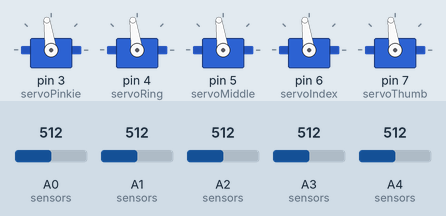
Recording of a sketch running on a simulated Arduino Uno, built with avr-gcc and run on an emulated ATmega328P. Parts: 5 × servo. Inputs (shaded band) come from the test bench; at power-on: A0 (sensors) = 512, A1 (sensors) = 512, A2 (sensors) = 512, A3 (sensors) = 512, A4 (sensors) = 512.

Above: at 1.2 s.
1.3 s: A0 (sensors) set to 306
At 1.5 s:
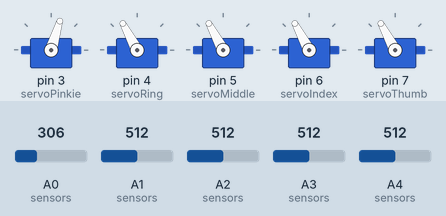
4.3 s: A1 (sensors) set to 306
7.3 s: A2 (sensors) set to 306
At 7.54 s:
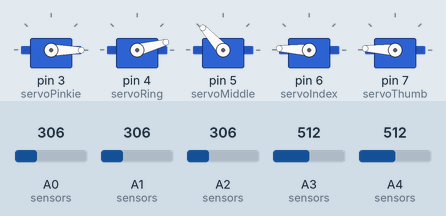
10.3 s: A3 (sensors) set to 306
At 10.56 s:
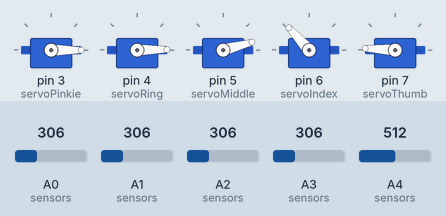
13.3 s: A4 (sensors) set to 306
At 13.58 s:
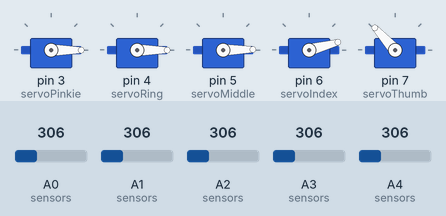
16.3 s: A0 (sensors) set to 404
19.3 s: A0 (sensors) set to 422
Timing chart, 0 to 47.3 s (numbered marks = the images above; inputs shaded):
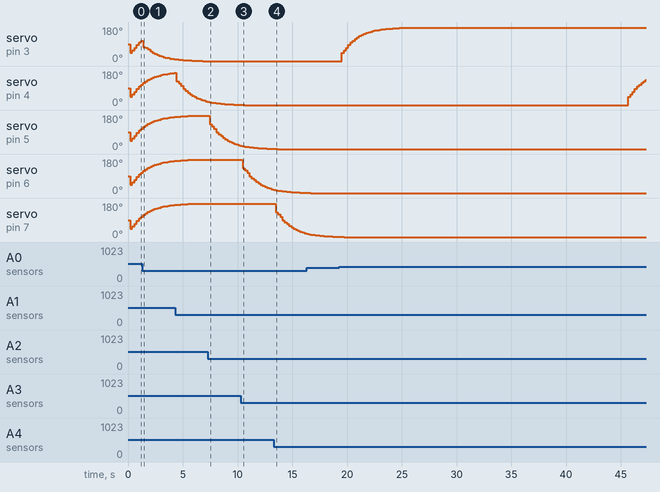

Measured:
- after the input at 7.3 s, servo on pin 5 (servoMiddle): moves from 177° to 18° over 2.8 s, starting after 0.15 s
- after the input at 10.3 s, servo on pin 6 (servoIndex): moves from 177° to 18° over 2.8 s, starting after 0.17 s
- after the input at 13.3 s, servo on pin 7 (servoThumb): moves from 177° to 21° over 2.6 s, starting after 0.18 s

The sketch:

hand_test_filtered.ino
```cpp
/*
My dear Frodo,
	You asked me once if I had told you everything there was
to know about my adventures. While I can honestly say that I
have told you the truth, I may not have told you all of it...

Crap. Wrong letter.

Dear Craig,
	You said once that you wanted to learn to code. In the
interest of efficiency, I'll teach you everything I know by
example. All of the code I do will be heavily commented, with
the assumption that the reader doesn't know anything at all
about programming for Arduino. Read along and e-mail me any
questions.

	~ Steven
*/


#include <Servo.h> //This line includes a code file (library) that
                   //comes with the Arduino IDE. This library is
				   //for controlling servos.

Servo servoPinkie; //Part of that library creates a new data structure
Servo servoRing;   //that it names a "Servo". This is effectively a
Servo servoMiddle; //variable, just like an int, an integer, or String,
Servo servoIndex;  //which is a list of text characters.
Servo servoThumb;  //Note the naming convention. I could name these
                   //anything I want, but by putting the type in the
                   //name I'll be able to keep track that this is a
				   //Servo, not some number or string.

int values[5][4] = {{0,0,0,0},
                    {0,0,0,0},
                    {0,0,0,0},
                    {0,0,0,0},
                    {0,0,0,0}};
               //Here I declare an array of integers of size 5.
               //Simply put, an array is a line of variables of
			   //the same type that travel around the program as
			   //a set. Imagine a row of 5 cups, numbered 0 to 4,
			   //and each cup can hold a single integer.

int maximum[5] = { 0, 0, 0, 0, 0 };
int minimum[5] = { 0, 0, 0, 0, 0 };


//The setup() function is called when the Arduino starts up, and only
//runs once. It runs again if the Arduino restarts.
void setup() {
  servoPinkie.attach(3);  //The dot between servoPinkie and attach()
  servoRing.attach(4);    //is called the dot operator. It tells the
  servoMiddle.attach(5);  //compiler that it can find the attach()
  servoIndex.attach(6);   //function inside that Servo.h.
  servoThumb.attach(7);   //The Servo.attach(int) function tells the
                          //program that the servo is physically
						  //connected to the digital pin corresponding
						  //to the number.

  Serial.begin(9600); //Serial is another class, like Servo, but is
                      //always included. The Uno only has one physical
					  //serial port on digital pins 0 and 1. These are
					  //connected to the USB cable.
					  //You can communicate between the Arduino and
					  //PC this way. It is useful for debugging.

}


//The loop() function is called over and over as long as the Arduino
//is still turned on.
void loop() {
 sensorsRead(); //These two functions I wrote myself. They are declared below.
 checkLimits();
 processValues();
 servosWrite();
}

//This function reads the sensors and stores them in that values[] array.
//Note again the naming convention. This function deals with the sensors,
//so I put "sensors" in the name.
void sensorsRead()
{

  delay(100);
  //Queue push loop!
  int a = 0;
  while (a < 5)
  {
	values[a][3] = values[a][2];
	values[a][2] = values[a][1];
	values[a][1] = values[a][0];

	a++;
  }

	//The analogRead() function reads the analog input pins and returns
	//an integer between 0 and 1023.
	values[0][0] = analogRead(A0);//(175 - analogRead(A0))*27/10;//Tweak these numbers as needed.
        values[1][0] = analogRead(A1);//(analogRead(A1)*22/10)-208;
        values[2][0] = analogRead(A2);//(analogRead(A2)*24/10) - 230;
        values[3][0] = analogRead(A3);//analogRead(A3);
        values[4][0] = analogRead(A4);//(analogRead(A4)*18/10) - 225;
	//See how I can assign values to parts of an array just like I could
	//any variable.


        //Serial.println("============================");
        //Serial.println(String(values[0]));
        //Serial.println(String(values[1]));
        //Serial.println(String(values[2]));
        //Serial.println(String(values[3]));
        //Serial.println(String(values[4]));
        //Serial.println("----------------------------");
}

//This function writes the numbers from values[] to the servos.
//For most servos, the number you give it directly corresponds
//to the angle the servo will move to.
void servosWrite()
{

  delay(100);
	servoPinkie.write(values[0][0]); //Servo.write(int) is another member
	  servoRing.write(values[1][0]);   //function of the Servo class.
	servoMiddle.write(values[2][0]);
	 servoIndex.write(values[3][0]);
	 servoThumb.write(values[4][0]);
}


void checkLimits()
{
	int index = 0;
	while (index < 5)
	{
		if (values[index][0] > maximum[index])
		{maximum[index] = values[index][0];}
		else
		{maximum[index] = maximum[index] - (maximum[index] * 0.001);}

		if (values[index][0] < minimum[index])
		{minimum[index] = values[index][0];}
		else
		{minimum[index] = minimum[index] + (minimum[index] * 0.001);}

		//Value clamping and error preventing
		if (maximum[index] < 0) {maximum[index] = 0;}
		if (minimum[index] < 0) {minimum[index] = 0;}
		if (maximum[index] < minimum[index]) {maximum[index] = minimum[index];}

		index++;
	}
}

void processValues()
{
	int index = 0;
	while (index < 5)
	{
		values[index][0] = (values[index][0]/(maximum[index]-minimum[index]))*180;
		index++;
	}

	index = 0;
	while (index < 5)
	{
		values[index][0] = (values[index][0] + values[index][1] + values[index][2] + values[index][3])/4;
		index++;
	}
}
```
